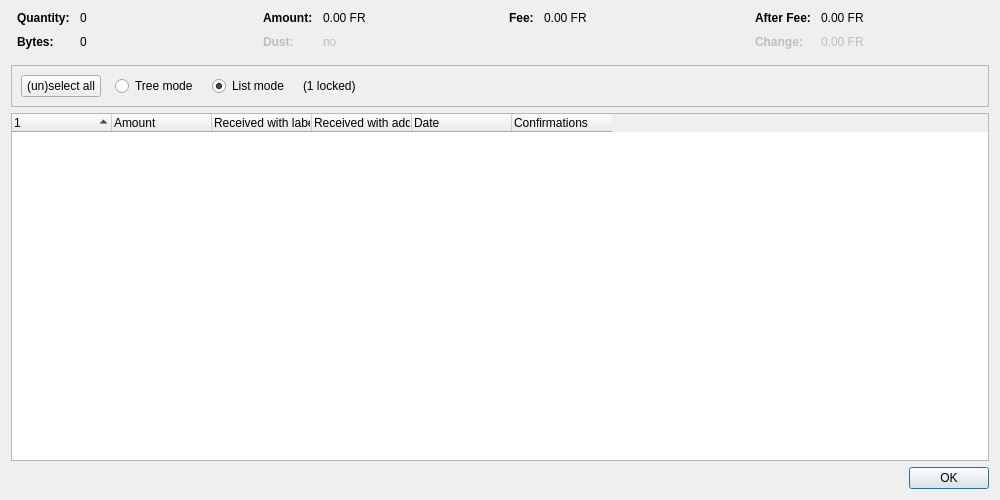
<?xml version="1.0" encoding="UTF-8"?>
<ui version="4.0">
 <class>CoinControlDialog</class>
 <widget class="QDialog" name="CoinControlDialog">
  <property name="geometry">
   <rect>
    <x>0</x>
    <y>0</y>
    <width>1000</width>
    <height>500</height>
   </rect>
  </property>
  <property name="windowTitle">
   <string>Coin Selection</string>
  </property>
  <layout class="QVBoxLayout" name="verticalLayout">
   <item>
    <layout class="QHBoxLayout" name="horizontalLayoutTop" stretch="0,0,0,0">
     <property name="topMargin">
      <number>0</number>
     </property>
     <property name="bottomMargin">
      <number>10</number>
     </property>
     <item>
      <layout class="QFormLayout" name="formLayoutCoinControl1">
       <property name="horizontalSpacing">
        <number>10</number>
       </property>
       <property name="verticalSpacing">
        <number>10</number>
       </property>
       <property name="leftMargin">
        <number>6</number>
       </property>
       <property name="rightMargin">
        <number>6</number>
       </property>
       <item row="0" column="0">
        <widget class="QLabel" name="labelCoinControlQuantityText">
         <property name="font">
          <font>
           <weight>75</weight>
           <bold>true</bold>
          </font>
         </property>
         <property name="text">
          <string>Quantity:</string>
         </property>
        </widget>
       </item>
       <item row="0" column="1">
        <widget class="QLabel" name="labelCoinControlQuantity">
         <property name="cursor">
          <cursorShape>IBeamCursor</cursorShape>
         </property>
         <property name="contextMenuPolicy">
          <enum>Qt::ActionsContextMenu</enum>
         </property>
         <property name="text">
          <string notr="true">0</string>
         </property>
         <property name="textInteractionFlags">
          <set>Qt::LinksAccessibleByMouse|Qt::TextSelectableByKeyboard|Qt::TextSelectableByMouse</set>
         </property>
        </widget>
       </item>
       <item row="1" column="0">
        <widget class="QLabel" name="labelCoinControlBytesText">
         <property name="font">
          <font>
           <weight>75</weight>
           <bold>true</bold>
          </font>
         </property>
         <property name="text">
          <string>Bytes:</string>
         </property>
        </widget>
       </item>
       <item row="1" column="1">
        <widget class="QLabel" name="labelCoinControlBytes">
         <property name="cursor">
          <cursorShape>IBeamCursor</cursorShape>
         </property>
         <property name="contextMenuPolicy">
          <enum>Qt::ActionsContextMenu</enum>
         </property>
         <property name="text">
          <string notr="true">0</string>
         </property>
         <property name="textInteractionFlags">
          <set>Qt::LinksAccessibleByMouse|Qt::TextSelectableByKeyboard|Qt::TextSelectableByMouse</set>
         </property>
        </widget>
       </item>
      </layout>
     </item>
     <item>
      <layout class="QFormLayout" name="formLayoutCoinControl2">
       <property name="horizontalSpacing">
        <number>10</number>
       </property>
       <property name="verticalSpacing">
        <number>10</number>
       </property>
       <property name="leftMargin">
        <number>6</number>
       </property>
       <property name="rightMargin">
        <number>6</number>
       </property>
       <item row="0" column="0">
        <widget class="QLabel" name="labelCoinControlAmountText">
         <property name="font">
          <font>
           <weight>75</weight>
           <bold>true</bold>
          </font>
         </property>
         <property name="text">
          <string>Amount:</string>
         </property>
        </widget>
       </item>
       <item row="0" column="1">
        <widget class="QLabel" name="labelCoinControlAmount">
         <property name="cursor">
          <cursorShape>IBeamCursor</cursorShape>
         </property>
         <property name="contextMenuPolicy">
          <enum>Qt::ActionsContextMenu</enum>
         </property>
         <property name="text">
          <string notr="true">0.00 FR</string>
         </property>
         <property name="textInteractionFlags">
          <set>Qt::LinksAccessibleByMouse|Qt::TextSelectableByKeyboard|Qt::TextSelectableByMouse</set>
         </property>
        </widget>
       </item>
       <item row="1" column="0">
        <widget class="QLabel" name="labelCoinControlLowOutputText">
         <property name="enabled">
          <bool>false</bool>
         </property>
         <property name="font">
          <font>
           <weight>75</weight>
           <bold>true</bold>
          </font>
         </property>
         <property name="text">
          <string>Dust:</string>
         </property>
        </widget>
       </item>
       <item row="1" column="1">
        <widget class="QLabel" name="labelCoinControlLowOutput">
         <property name="enabled">
          <bool>false</bool>
         </property>
         <property name="cursor">
          <cursorShape>IBeamCursor</cursorShape>
         </property>
         <property name="contextMenuPolicy">
          <enum>Qt::ActionsContextMenu</enum>
         </property>
         <property name="text">
          <string notr="true">no</string>
         </property>
         <property name="textInteractionFlags">
          <set>Qt::LinksAccessibleByMouse|Qt::TextSelectableByKeyboard|Qt::TextSelectableByMouse</set>
         </property>
        </widget>
       </item>
      </layout>
     </item>
     <item>
      <layout class="QFormLayout" name="formLayoutCoinControl3">
       <property name="horizontalSpacing">
        <number>10</number>
       </property>
       <property name="verticalSpacing">
        <number>10</number>
       </property>
       <property name="leftMargin">
        <number>6</number>
       </property>
       <property name="rightMargin">
        <number>6</number>
       </property>
       <item row="0" column="0">
        <widget class="QLabel" name="labelCoinControlFeeText">
         <property name="font">
          <font>
           <weight>75</weight>
           <bold>true</bold>
          </font>
         </property>
         <property name="text">
          <string>Fee:</string>
         </property>
        </widget>
       </item>
       <item row="0" column="1">
        <widget class="QLabel" name="labelCoinControlFee">
         <property name="cursor">
          <cursorShape>IBeamCursor</cursorShape>
         </property>
         <property name="contextMenuPolicy">
          <enum>Qt::ActionsContextMenu</enum>
         </property>
         <property name="text">
          <string notr="true">0.00 FR</string>
         </property>
         <property name="textInteractionFlags">
          <set>Qt::LinksAccessibleByMouse|Qt::TextSelectableByKeyboard|Qt::TextSelectableByMouse</set>
         </property>
        </widget>
       </item>
      </layout>
     </item>
     <item>
      <layout class="QFormLayout" name="formLayoutCoinControl4">
       <property name="horizontalSpacing">
        <number>10</number>
       </property>
       <property name="verticalSpacing">
        <number>10</number>
       </property>
       <property name="leftMargin">
        <number>6</number>
       </property>
       <property name="rightMargin">
        <number>6</number>
       </property>
       <item row="0" column="0">
        <widget class="QLabel" name="labelCoinControlAfterFeeText">
         <property name="font">
          <font>
           <weight>75</weight>
           <bold>true</bold>
          </font>
         </property>
         <property name="text">
          <string>After Fee:</string>
         </property>
        </widget>
       </item>
       <item row="0" column="1">
        <widget class="QLabel" name="labelCoinControlAfterFee">
         <property name="cursor">
          <cursorShape>IBeamCursor</cursorShape>
         </property>
         <property name="contextMenuPolicy">
          <enum>Qt::ActionsContextMenu</enum>
         </property>
         <property name="text">
          <string notr="true">0.00 FR</string>
         </property>
         <property name="textInteractionFlags">
          <set>Qt::LinksAccessibleByMouse|Qt::TextSelectableByKeyboard|Qt::TextSelectableByMouse</set>
         </property>
        </widget>
       </item>
       <item row="1" column="0">
        <widget class="QLabel" name="labelCoinControlChangeText">
         <property name="enabled">
          <bool>false</bool>
         </property>
         <property name="font">
          <font>
           <weight>75</weight>
           <bold>true</bold>
          </font>
         </property>
         <property name="text">
          <string>Change:</string>
         </property>
        </widget>
       </item>
       <item row="1" column="1">
        <widget class="QLabel" name="labelCoinControlChange">
         <property name="enabled">
          <bool>false</bool>
         </property>
         <property name="cursor">
          <cursorShape>IBeamCursor</cursorShape>
         </property>
         <property name="contextMenuPolicy">
          <enum>Qt::ActionsContextMenu</enum>
         </property>
         <property name="text">
          <string notr="true">0.00 FR</string>
         </property>
         <property name="textInteractionFlags">
          <set>Qt::LinksAccessibleByMouse|Qt::TextSelectableByKeyboard|Qt::TextSelectableByMouse</set>
         </property>
        </widget>
       </item>
      </layout>
     </item>
    </layout>
   </item>
   <item>
    <widget class="QFrame" name="frame">
     <property name="minimumSize">
      <size>
       <width>0</width>
       <height>40</height>
      </size>
     </property>
     <property name="frameShape">
      <enum>QFrame::StyledPanel</enum>
     </property>
     <property name="frameShadow">
      <enum>QFrame::Sunken</enum>
     </property>
     <layout class="QHBoxLayout" name="horizontalLayout">
      <item>
       <layout class="QHBoxLayout" name="horizontalLayoutPanel" stretch="0,0,0,0,0">
        <property name="spacing">
         <number>14</number>
        </property>
        <item>
         <widget class="QPushButton" name="pushButtonSelectAll">
          <property name="sizePolicy">
           <sizepolicy hsizetype="Maximum" vsizetype="Fixed">
            <horstretch>0</horstretch>
            <verstretch>0</verstretch>
           </sizepolicy>
          </property>
          <property name="text">
           <string>(un)select all</string>
          </property>
          <property name="autoDefault">
           <bool>false</bool>
          </property>
         </widget>
        </item>
        <item>
         <widget class="QRadioButton" name="radioTreeMode">
          <property name="sizePolicy">
           <sizepolicy hsizetype="Maximum" vsizetype="Fixed">
            <horstretch>0</horstretch>
            <verstretch>0</verstretch>
           </sizepolicy>
          </property>
          <property name="text">
           <string>Tree mode</string>
          </property>
         </widget>
        </item>
        <item>
         <widget class="QRadioButton" name="radioListMode">
          <property name="sizePolicy">
           <sizepolicy hsizetype="Maximum" vsizetype="Fixed">
            <horstretch>0</horstretch>
            <verstretch>0</verstretch>
           </sizepolicy>
          </property>
          <property name="text">
           <string>List mode</string>
          </property>
          <property name="checked">
           <bool>true</bool>
          </property>
         </widget>
        </item>
        <item>
         <widget class="QLabel" name="labelLocked">
          <property name="text">
           <string notr="true">(1 locked)</string>
          </property>
         </widget>
        </item>
        <item>
         <spacer name="horizontalSpacer">
          <property name="orientation">
           <enum>Qt::Horizontal</enum>
          </property>
          <property name="sizeHint" stdset="0">
           <size>
            <width>40</width>
            <height>20</height>
           </size>
          </property>
         </spacer>
        </item>
       </layout>
      </item>
     </layout>
    </widget>
   </item>
   <item>
    <widget class="CoinControlTreeWidget" name="treeWidget">
     <property name="contextMenuPolicy">
      <enum>Qt::CustomContextMenu</enum>
     </property>
     <property name="sortingEnabled">
      <bool>false</bool>
     </property>
     <property name="columnCount">
      <number>6</number>
     </property>
     <attribute name="headerShowSortIndicator" stdset="0">
      <bool>true</bool>
     </attribute>
     <attribute name="headerStretchLastSection">
      <bool>false</bool>
     </attribute>
     <column>
      <property name="text">
       <string/>
      </property>
     </column>
     <column>
      <property name="text">
       <string>Amount</string>
      </property>
     </column>
     <column>
      <property name="text">
       <string>Received with label</string>
      </property>
     </column>
     <column>
      <property name="text">
       <string>Received with address</string>
      </property>
     </column>
     <column>
      <property name="text">
       <string>Date</string>
      </property>
     </column>
     <column>
      <property name="text">
       <string>Confirmations</string>
      </property>
      <property name="toolTip">
       <string>Confirmed</string>
      </property>
     </column>
     <column>
      <property name="text">
       <string/>
      </property>
     </column>
     <column>
      <property name="text">
       <string/>
      </property>
     </column>
     <column>
      <property name="text">
       <string/>
      </property>
     </column>
     <column>
      <property name="text">
       <string/>
      </property>
     </column>
    </widget>
   </item>
   <item>
    <widget class="QDialogButtonBox" name="buttonBox">
     <property name="orientation">
      <enum>Qt::Horizontal</enum>
     </property>
     <property name="standardButtons">
      <set>QDialogButtonBox::Ok</set>
     </property>
    </widget>
   </item>
  </layout>
 </widget>
 <customwidgets>
  <customwidget>
   <class>CoinControlTreeWidget</class>
   <extends>QTreeWidget</extends>
   <header>qt/coincontroltreewidget.h</header>
  </customwidget>
 </customwidgets>
 <resources/>
 <connections/>
</ui>
